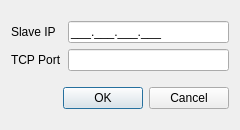
<?xml version="1.0" encoding="UTF-8"?>
<ui version="4.0">
 <class>SettingsModbusTCP</class>
 <widget class="QDialog" name="SettingsModbusTCP">
  <property name="geometry">
   <rect>
    <x>0</x>
    <y>0</y>
    <width>240</width>
    <height>130</height>
   </rect>
  </property>
  <property name="minimumSize">
   <size>
    <width>240</width>
    <height>110</height>
   </size>
  </property>
  <property name="maximumSize">
   <size>
    <width>300</width>
    <height>160</height>
   </size>
  </property>
  <property name="windowTitle">
   <string>Modbus TCP Settings</string>
  </property>
  <property name="windowIcon">
   <iconset>
    <normaloff>:/img/network-16.png</normaloff>:/img/network-16.png</iconset>
  </property>
  <property name="modal">
   <bool>true</bool>
  </property>
  <layout class="QVBoxLayout" name="verticalLayout">
   <item>
    <layout class="QGridLayout" name="gridLayout">
     <item row="1" column="0">
      <widget class="QLabel" name="lblSlaveIP">
       <property name="text">
        <string>Slave IP</string>
       </property>
      </widget>
     </item>
     <item row="2" column="0">
      <widget class="QLabel" name="lblTCPPort">
       <property name="text">
        <string>TCP Port</string>
       </property>
       <property name="alignment">
        <set>Qt::AlignLeading|Qt::AlignLeft|Qt::AlignVCenter</set>
       </property>
       <property name="buddy">
        <cstring>leTCPPort</cstring>
       </property>
      </widget>
     </item>
     <item row="2" column="1">
      <widget class="QLineEdit" name="leTCPPort">
       <property name="inputMask">
        <string/>
       </property>
       <property name="text">
        <string/>
       </property>
       <property name="maxLength">
        <number>5</number>
       </property>
      </widget>
     </item>
     <item row="1" column="1">
      <widget class="QLineEdit" name="leSlaveIP">
       <property name="inputMask">
        <string notr="true">999.999.999.999;_</string>
       </property>
      </widget>
     </item>
    </layout>
   </item>
   <item>
    <widget class="QDialogButtonBox" name="buttonBox">
     <property name="orientation">
      <enum>Qt::Horizontal</enum>
     </property>
     <property name="standardButtons">
      <set>QDialogButtonBox::Cancel|QDialogButtonBox::Ok</set>
     </property>
    </widget>
   </item>
  </layout>
 </widget>
 <resources/>
 <connections>
  <connection>
   <sender>buttonBox</sender>
   <signal>accepted()</signal>
   <receiver>SettingsModbusTCP</receiver>
   <slot>accept()</slot>
   <hints>
    <hint type="sourcelabel">
     <x>248</x>
     <y>254</y>
    </hint>
    <hint type="destinationlabel">
     <x>157</x>
     <y>274</y>
    </hint>
   </hints>
  </connection>
  <connection>
   <sender>buttonBox</sender>
   <signal>rejected()</signal>
   <receiver>SettingsModbusTCP</receiver>
   <slot>reject()</slot>
   <hints>
    <hint type="sourcelabel">
     <x>316</x>
     <y>260</y>
    </hint>
    <hint type="destinationlabel">
     <x>286</x>
     <y>274</y>
    </hint>
   </hints>
  </connection>
 </connections>
</ui>
